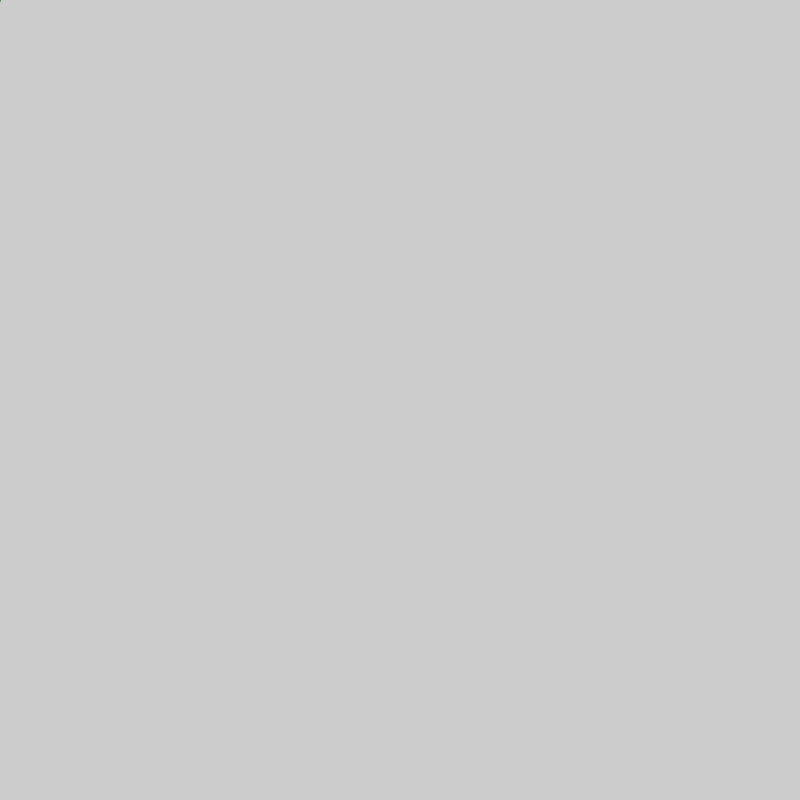
Frame 1 (no input)
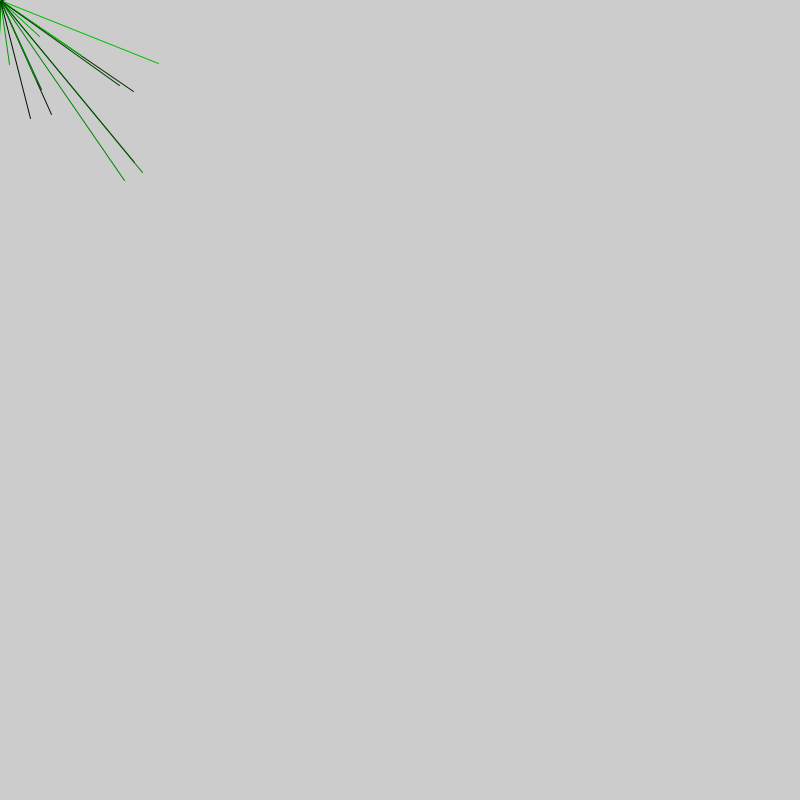
Frame 60 (the mouse pressed at the canvas centre just before this capture)
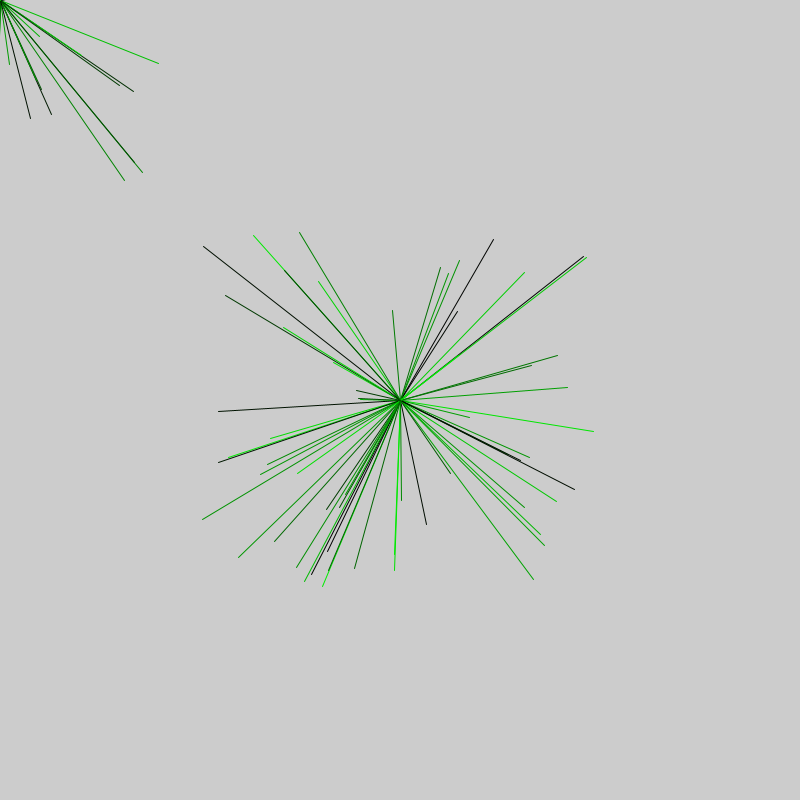
Frame 120 (the mouse held since frame 60 and released just before this capture)

The Processing sketch that drew these frames (run headless with seeded random() and noise(); from frame 60 on, the mouse is pressed at the canvas centre):

// Processing sketch: tarea_0_2
// ── tarea_0_2.pde
void setup(){
  size(800,800);

}


void draw(){
      
     int distancia_maxima = 200;
     stroke(0, random(255) ,0);
     line(mouseX, mouseY, random(mouseX-distancia_maxima, mouseX + distancia_maxima), random(mouseY - distancia_maxima , mouseY + distancia_maxima) );

}
